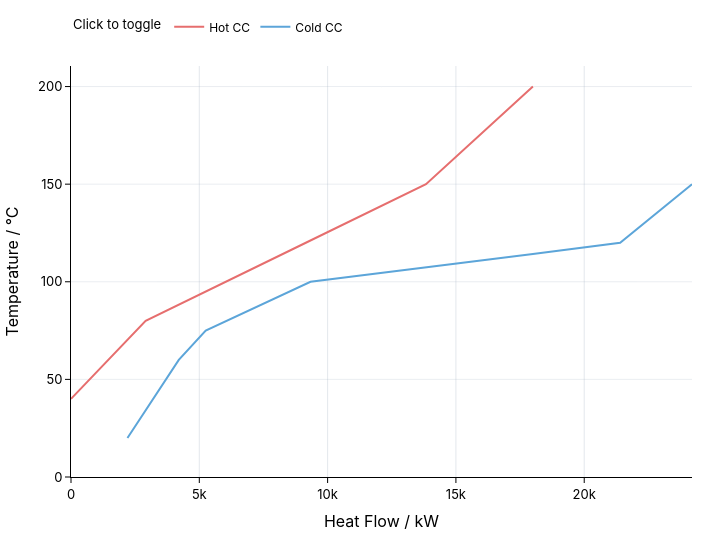

Notebook code cell kept with this figure:
### Code cell
baseline.plot.composite_curve(
    zone_name="B",
)

### Figure 1 — Plotly figure (JSON) as saved in the notebook; plotly's stock layout.template omitted (floating-point values rounded to 4 significant figures)
{"data": [{"hovertemplate": "Hot CC<br>Heat Flow / kW: %{x}<br>Temperature / °C: %{y}<extra></extra>", "legendgroup": "Hot CC", "line": {"color": "#e66e6e", "width": 2}, "mode": "lines", "name": "Hot CC", "showlegend": true, "type": "scatter", "x": [18000, 13830.0, 9152.0, 8257.0, 7591.0, 2909.0, 0], "y": [200, 150, 120, 114.3, 110, 80, 40]}, {"hovertemplate": "Cold CC<br>Heat Flow / kW: %{x}<br>Temperature / °C: %{y}<extra></extra>", "legendgroup": "Cold CC", "line": {"color": "#5ca5d9", "width": 2}, "mode": "lines", "name": "Cold CC", "showlegend": true, "type": "scatter", "x": [24200, 21400, 18000, 15470.0, 9333.0, 5250, 4200, 2200], "y": [150, 120, 114.3, 110, 100, 75, 60, 20]}], "layout": {"autosize": false, "font": {"color": "#000000", "family": "IBM Plex Sans, Inter, system-ui, sans-serif", "size": 13}, "height": 540, "hoverlabel": {"bgcolor": "#ffffff", "font": {"color": "#000000"}}, "hovermode": "closest", "legend": {"font": {"color": "#000000", "size": 12}, "orientation": "h", "title": {"font": {"color": "#000000", "size": 13}, "text": "Click to toggle"}, "y": 1.06, "yanchor": "bottom"}, "margin": {"b": 48, "l": 50, "r": 28, "t": 64}, "paper_bgcolor": "#ffffff", "plot_bgcolor": "#ffffff", "width": 720, "xaxis": {"gridcolor": "rgba(148, 163, 184, 0.25)", "linecolor": "#000000", "rangemode": "tozero", "showgrid": true, "showline": true, "tickcolor": "#000000", "tickfont": {"color": "#000000"}, "ticks": "outside", "title": {"font": {"color": "#000000"}, "text": "Heat Flow / kW"}, "zeroline": true, "zerolinecolor": "rgba(15, 23, 42, 0.8)", "zerolinewidth": 1.25}, "yaxis": {"gridcolor": "rgba(148, 163, 184, 0.2)", "linecolor": "#000000", "rangemode": "tozero", "showgrid": true, "showline": true, "tickcolor": "#000000", "tickfont": {"color": "#000000"}, "ticks": "outside", "title": {"font": {"color": "#000000"}, "text": "Temperature / °C"}, "zeroline": true, "zerolinecolor": "rgba(15, 23, 42, 0.8)", "zerolinewidth": 1.25}}}
